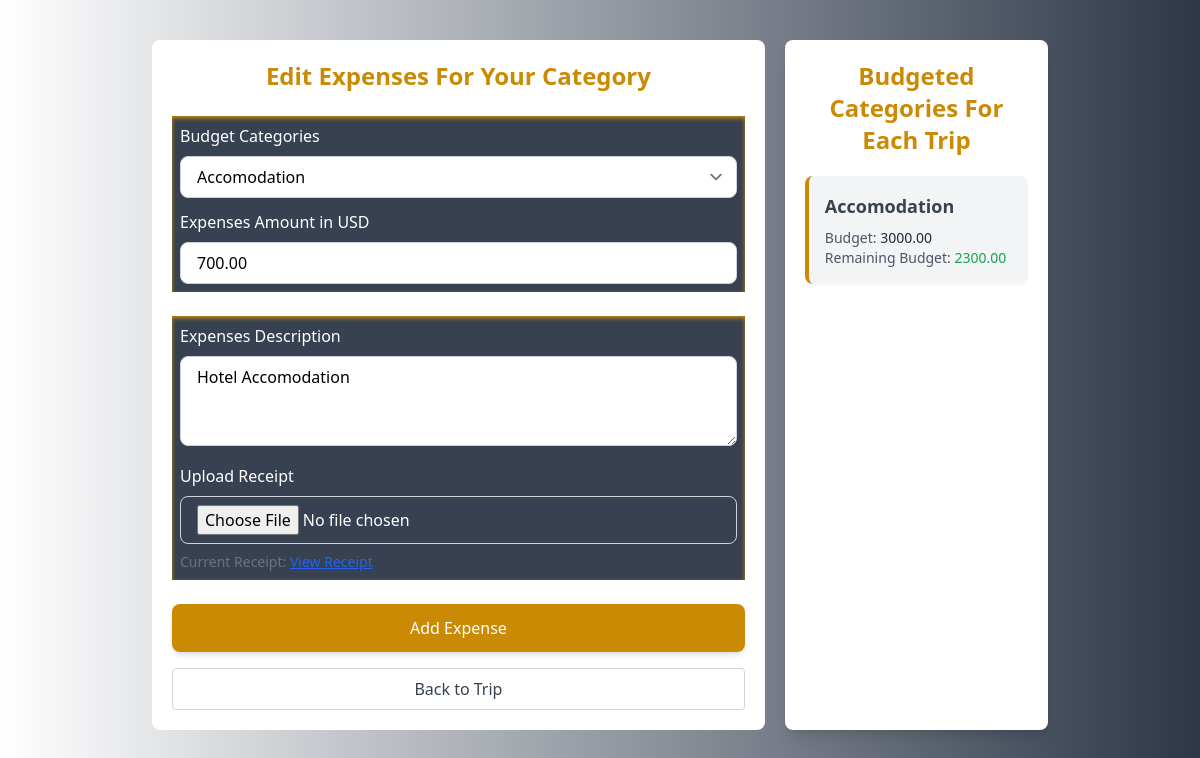
Page /expenses/1/expenses/edit/1/ (signed in) on the committed database.
### expenses/models.py (models this page shows, shortened)
class Expense(models.Model):
    trip = models.ForeignKey(Trip, on_delete=models.CASCADE, related_name='expenses')
    category = models.ForeignKey(CategoryBudget, on_delete=models.CASCADE, related_name='expenses')
    user = models.ForeignKey(settings.AUTH_USER_MODEL, on_delete=models.CASCADE, related_name='expenses')
    amount = models.DecimalField(max_digits=10, decimal_places=2)
    description = models.CharField(max_length=255)
    date = models.DateField(auto_now_add=True)
    receipt = models.FileField(upload_to='expense_receipts/', blank=True, null=True)

### travel/models.py (models this page shows, shortened)
class CategoryBudget(models.Model):
    trip = models.ForeignKey(Trip, on_delete=models.CASCADE, related_name='category_budgets')  # Link to a trip
    category = models.CharField(max_length=50)  # Name of the category (e.g., Sightseeing)
    budget = models.DecimalField(max_digits=12, decimal_places=2, default=0.00)  # Budget for the category
    def total_expenses(self):
        return sum(expense.amount for expense in self.expenses.all())
    def remaining_budget(self):
        return self.budget - self.total_expenses()

### userProfile/models.py (models this page shows, shortened)
class User_Profile(models.Model):
    CURRENCY_CHOICES = [
        ('USD', 'US Dollar'),
        ('EUR', 'Euro'),
        ('GBP', 'British Pound'),
        ('JPY', 'Japanese Yen'),
        ('AUD', 'Australian Dollar'),
        ('CAD', 'Canadian Dollar'),
        ('CHF', 'Swiss Franc'),
        ('CNY', 'Chinese Yuan'),
        ('SEK', 'Swedish Krona'),
        ('NZD', 'New Zealand Dollar'),
        ('MXN', 'Mexican Peso'),
        ('SGD', 'Singapore Dollar'),
        ('HKD', 'Hong Kong Dollar'),
        ('NOK', 'Norwegian Krone'),
        ('KRW', 'South Korean Won'),
        ('TRY', 'Turkish Lira'),
        ('INR', 'Indian Rupee'),
        ('RUB', 'Russian Ruble'),
        ('ZAR', 'South African Rand'),
        ('BRL', 'Brazilian Real'),
        ('THB', 'Thai Baht'),
        ('MYR', 'Malaysian Ringgit'),
        ('IDR', 'Indonesian Rupiah'),
        ('PHP', 'Philippine Peso'),
        ('VND', 'Vietnamese Dong'),
        ('ILS', 'Israeli Shekel'),
        ('PLN', 'Polish Zloty'),
        ('AED', 'United Arab Emirates Dirham'),
        ('SAR', 'Saudi Riyal'),
        ('EGP', 'Egyptian Pound'),
        ('PKR', 'Pakistani Rupee'),
        ('BDT', 'Bangladeshi Taka'),
        ('NGN', 'Nigerian Naira'),
        ('KWD', 'Kuwaiti Dinar'),
    ]
    TRAVEL_PREFERENCES = (
        ('adventure', 'Adventure'),
        ('relaxation', 'Relaxation'),
        ('culture', 'Culture'),
        ('nature', 'Nature'),
        ('luxury', 'Luxury'),
        ('others', 'Others')
    )
    TRAVEL_FREQUENCY_CHOICES = (
        ('frequent', 'Frequent (Monthly)'),
        ('occasional', 'Occasional (Quarterly)'),
        ('rare', 'Rare (Yearly)'),
    )
    user = models.OneToOneField(Account, on_delete=models.CASCADE, related_name='profile')
    firstname = models.CharField(max_length=255, null=True, blank=True)
    lastname = models.CharField(max_length=255, null=True, blank=True)
    dob = models.DateField(null=True, blank=True)
    bio = models.TextField( blank=True, null=True)
    preferred_currency = models.CharField(max_length=10, choices=CURRENCY_CHOICES, default='USD', blank=True, null=True)
    travel_preferences = models.CharField(max_length=20, choices=TRAVEL_PREFERENCES, blank=True, null=True)
    travel_frequency = models.CharField(max_length=20, choices=TRAVEL_FREQUENCY_CHOICES, blank=True, null=True)
    image = models.ImageField(upload_to='profile_image', validators=[FileExtensionValidator(['png', 'jpg', 'jpeg'])], blank=True, null=True)
    country = models.CharField(max_length=100, blank=True, null=True)
    city = models.CharField(max_length=100, blank=True, null=True)
    phone_number = models.CharField(
        max_length=15,
        blank=True,
        null=True
    )
    favorite_destinations = models.TextField(blank=True, null=True)
    emergency_contact_name = models.CharField(max_length=100, blank=True, null=True)
    emergency_contact_phone = models.CharField(
        max_length=20,
        blank=True,
        null=True
    )
    complete_profile = models.BooleanField(default=False)

### expenses/views.py (the view)
# urls.py: path('<int:trip_id>/expenses/edit/<int:expense_id>/', views.edit_expense, name='edit-expense'),
@login_required
def edit_expense(request, trip_id, expense_id):
    expense = get_object_or_404(Expense, id=expense_id, trip_id=trip_id)
    category_budgets = CategoryBudget.objects.filter(trip_id=trip_id).select_related('trip')
    try:
        user_profile = User_Profile.objects.get(user=request.user)
        preferred_currency = user_profile.preferred_currency
        preferred_currency_symbol = CURRENCY_SYMBOLS.get(preferred_currency, preferred_currency)
    except User_Profile.DoesNotExist:
        preferred_currency = None
        preferred_currency_symbol = None
    if request.user != expense.user:
        return redirect('trip_detail', trip_id=trip_id)
    if request.method == 'POST':
        form = ExpenseForm(request.POST, request.FILES, instance=expense, trip=expense.trip)
        if form.is_valid():
            form.save()
            return redirect('expense-list', trip_id=trip_id)
        else:
            for field in form.errors:
                messages.error(request, form.errors[field])
    else:
        form = ExpenseForm(instance=expense, trip=expense.trip)
    category_budgets_with_remaining = [
        {
            'category': category.category,
            'category_budget': category.budget,
            'remaining_budget': category.remaining_budget(),
        }
        for category in category_budgets
    ]
    return render(request, 'expenses/edit_expense.html', {
        'form': form,
        'trip': expense.trip,
        'expense': expense,
        'category_budgets': category_budgets_with_remaining,
        'preferred_currency_symbol': preferred_currency_symbol,
        'preferred_currency': preferred_currency,
    })

### expenses/forms.py (shortened to what this page needs)
class ExpenseForm(forms.ModelForm):
    class Meta:
        model = Expense
        fields = ['category', 'amount', 'description', 'receipt']
    def __init__(self, *args, **kwargs):
        trip = kwargs.pop('trip', None)
        super().__init__(*args, **kwargs)
        if trip:
            self.fields['category'].queryset = CategoryBudget.objects.filter(trip=trip)

### expenses/templates/expenses/edit_expense.html (shortened to what this page needs)
{% extends 'Base.html' %}
{% block main %}
<div class="bg-white-gray min-h-screen p-10">
    <div class="md:w-[80%] mx-auto flex flex-col md:flex-row gap-5">
        <div class="bg-white p-5 md:w-[70%] rounded-lg">
            <div class="text-center font-bold text-yellow-600 text-2xl mb-5">
                <h3>Edit Expenses For Your Category</h3>
            </div>
            <form method="post" enctype="multipart/form-data" class="space-y-6">
                <div class="bg-gray-700 p-2 text-white shadow-inner shadow-yellow-600 space-y-3">
                    <div>
                        <label for="category" class="block font-medium mb-2">Budget Categories</label>
                        <select name="category" id="category"
                                class="w-full px-4 py-2 border border-gray-300 text-black rounded-lg focus:ring-2 focus:ring-yellow-600 focus:border-transparent"
                                required>
                            {% for category in form.fields.category.queryset %}
                                <option value="{{ category.id }}" {% if expense and expense.category.id == category.id %}selected{% endif %}>
                                    {{ category.category }}
                                </option>
                            {% endfor %}
                        </select>
                    </div>
                    <div>
                        <label for="amount" class="block font-medium mb-2">Expenses Amount {% if preferred_currency %} in {{ preferred_currency }} {% endif %}</label>
                        <input type="number" name="amount" id="amount"
                               class="w-full px-4 py-2 border border-gray-300 text-black rounded-lg focus:ring-2 focus:ring-yellow-600 focus:border-transparent"
                               placeholder="Enter the Expense Amount {% if preferred_currency %} in {{ preferred_currency }} {% endif %}"
                               value="{% if expense %}{{ expense.amount }}{% endif %}" required />
                    </div>
                </div>
                <div class="bg-gray-700 p-2 text-white shadow-inner shadow-yellow-600 space-y-3">
                    <div>
                        <label for="description" class="block font-medium mb-2">Expenses Description</label>
                        <textarea name="description" id="description" rows="3"
                                  class="w-full px-4 py-2 border border-gray-300 text-black rounded-lg focus:ring-2 focus:ring-yellow-600 focus:border-transparent"
                                  placeholder="Enter a description for the expense" required>{% if expense %}{{ expense.description }}{% endif %}</textarea>
                    </div>
                    <div>
                        <label for="receipt" class="block font-medium mb-2">Upload Receipt</label>
                        <input type="file" name="receipt" id="receipt"
                               class="w-full px-4 py-2 border border-gray-300 rounded-lg focus:ring-2 focus:ring-yellow-600 focus:border-transparent"
                               accept=".jpg,.jpeg,.png,.pdf,.doc,.docx" />
                        {% if expense and expense.receipt %}
                            <p class="mt-2 text-sm text-gray-500">Current Receipt: <a href="{{ expense.receipt.url }}" target="_blank" class="underline text-blue-600">View Receipt</a></p>
                        {% endif %}
                    </div>
                </div>
                <div class="text-center flex flex-col">
                    <button type="submit"
                            class="w-full mb-4 bg-yellow-600 hover:bg-yellow-500 text-white font-medium py-3 px-6 rounded-lg shadow-md transition-transform duration-300 ease-in-out transform ">
                        Add Expense
                    </button>
                    <div class="text-center">
                        <a href="{% url 'trip_detail' trip.id %}"
                          class="w-full inline-block bg-white border border-gray-300 text-gray-700 py-2 rounded hover:bg-gray-100 transition">
                            Back to Trip
                        </a>
                  </div>
                </div>
            </form>
        </div>
        <div class="bg-white p-5 md:w-[30%] shadow-lg rounded-lg max-h-[700px] overflow-y-auto">
            <h3 class="text-2xl text-center font-bold text-yellow-600 mb-5">Budgeted Categories For Each Trip</h3>
            <div>
                <ul class="space-y-4">
                    {% for category in category_budgets %}
                        <li class="bg-gray-100 border-l-4 border-yellow-600 p-4 rounded-lg shadow-sm hover:shadow-md hover:bg-yellow-600 transition duration-300 ease-in-out">
                            <h6 class="font-semibold text-gray-700 text-lg mb-2">{{ category.category }}</h6>
                            <p class="text-gray-600 text-sm">
                                Budget: <span class="font-medium text-gray-800">{{ category.category_budget }}</span>
                            </p>
                            <p class="text-gray-600 text-sm">
                                Remaining Budget:
                                <span class="font-medium {% if category.remaining_budget < 0 %}text-red-600{% else %}text-green-600{% endif %}">
                                    {{ category.remaining_budget }}
                                </span>
                            </p>
                        </li>
                    {% endfor %}
                </ul>
            </div>
        </div>
    </div>
</div>
{% endblock %}

### rows in the picture
Expense: category "Accomodation", amount "700.00", description "Hotel Accomodation"
User_Profile: preferred_currency "USD"
CategoryBudget: category "Accomodation", category_budget "3000.00"

### other values in the picture
{{ category.remaining_budget }} "2300.00"
